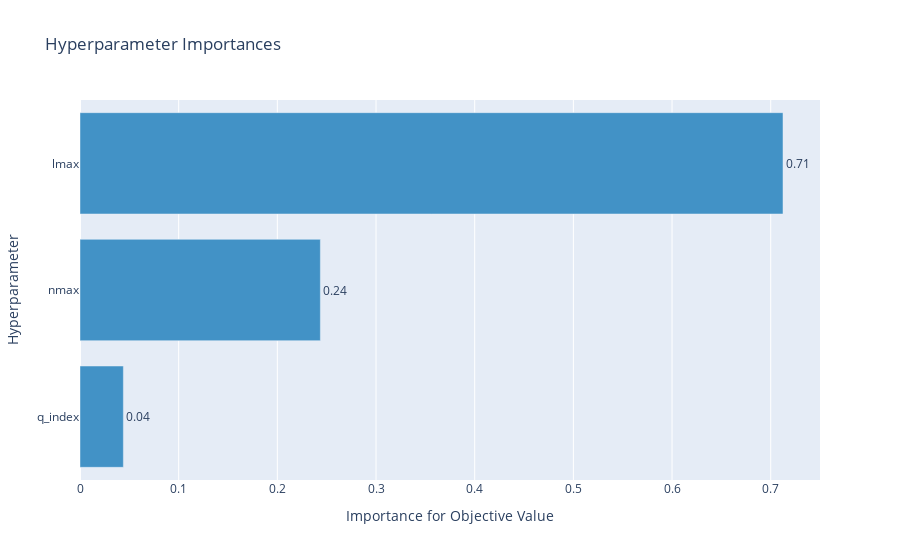

Here is the notebook cell this chart was saved with:
### Markdown cell above
### Hyperparameter Importances

### Code cell
optuna.visualization.plot_param_importances(study)

### Figure 1 — Plotly figure (JSON) as saved in the notebook; plotly's stock layout.template omitted (floating-point values rounded to 4 significant figures)
{"data": [{"cliponaxis": false, "hovertemplate": ["q_index (IntDistribution): 0.04395659954324346<extra></extra>", "nmax (IntDistribution): 0.24359286987597462<extra></extra>", "lmax (IntDistribution): 0.7124505305807819<extra></extra>"], "marker": {"color": "rgb(66,146,198)"}, "orientation": "h", "text": ["0.04", "0.24", "0.71"], "textposition": "outside", "type": "bar", "x": [0.04396, 0.2436, 0.7125], "y": ["q_index", "nmax", "lmax"]}], "layout": {"showlegend": false, "title": {"text": "Hyperparameter Importances"}, "xaxis": {"title": {"text": "Importance for Objective Value"}}, "yaxis": {"title": {"text": "Hyperparameter"}}}}
